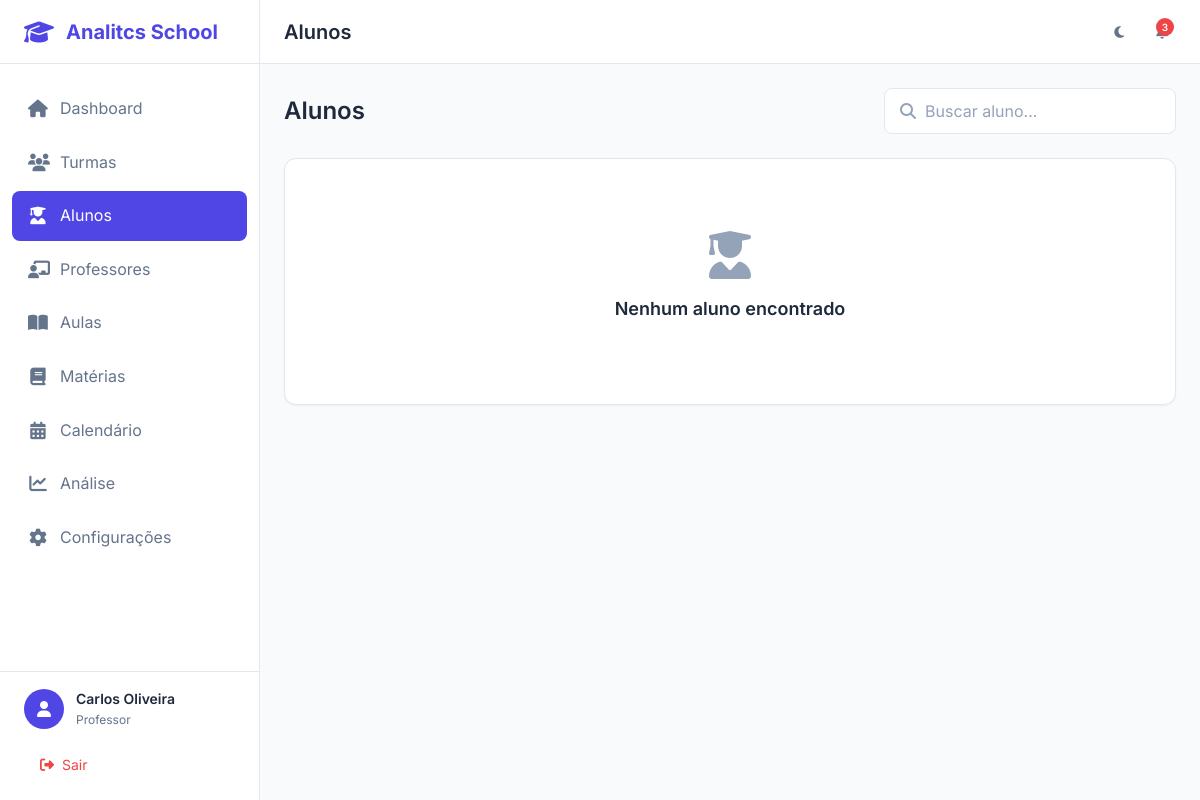
Before: /alunos/?page=6&busca= (signed in) with the older database file.
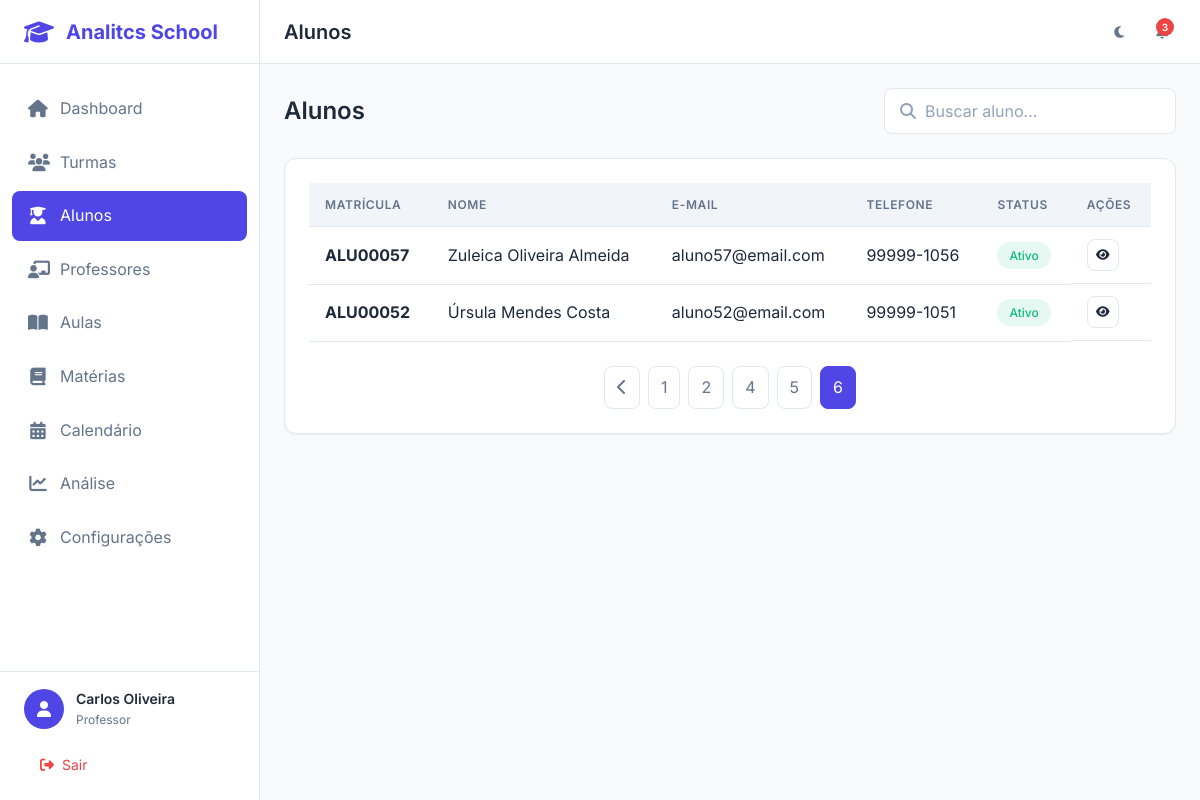
After: the same page with the newer database file.
### app/models/aluno.py (models this page shows, shortened)
class Aluno(db.Model):
    __tablename__ = 'alunos'
    id = db.Column(db.Integer, primary_key=True)
    nome = db.Column(db.String(100), nullable=False)
    matricula = db.Column(db.String(20), unique=True, nullable=False, index=True)
    data_nascimento = db.Column(db.Date, nullable=True)
    cpf = db.Column(db.String(14), unique=True, nullable=True)
    email = db.Column(db.String(120), nullable=True)
    telefone = db.Column(db.String(20), nullable=True)
    endereco = db.Column(db.Text, nullable=True)
    nome_responsavel = db.Column(db.String(100), nullable=True)
    telefone_responsavel = db.Column(db.String(20), nullable=True)
    email_responsavel = db.Column(db.String(120), nullable=True)
    ano_letivo = db.Column(db.Integer, nullable=False)
    status = db.Column(db.String(20), default='ativo')
    criado_em = db.Column(db.DateTime, default=datetime.utcnow)
    atualizado_em = db.Column(db.DateTime, default=datetime.utcnow, onupdate=datetime.utcnow)
    turmas = db.relationship('Turma', secondary='alunos_turmas', backref=db.backref('alunos', lazy='dynamic'))
    frequencias = db.relationship('Frequencia', backref='aluno', lazy='dynamic')
    notas = db.relationship('Nota', backref='aluno', lazy='dynamic')

### app/controllers/alunos_controller.py (the view)
@alunos_bp.route('/')
@login_required
def index():
    page = request.args.get('page', 1, type=int)
    busca = request.args.get('busca', '')
    status = request.args.get('status', 'ativo')
    query = Aluno.query
    if busca:
        query = query.filter(
            Aluno.nome.ilike(f'%{busca}%') |
            Aluno.matricula.ilike(f'%{busca}%')
        )
    if status:
        query = query.filter_by(status=status)
    alunos = query.order_by(Aluno.nome).paginate(
        page=page, per_page=20, error_out=False
    )
    return render_template('alunos/index.html', alunos=alunos, busca=busca, status=status)

### app/models/usuario.py (called while the page is built)
@login_manager.user_loader
def load_user(user_id):
    return Usuario.query.get(int(user_id))

    def tem_permissao(self, permissoes):
        return self.tipo in permissoes

### app/templates/alunos/index.html (shortened to what this page needs)
{% extends "base.html" %}
{% block page_title %}Alunos{% endblock %}
{% block content %}
<div class="list-header">
    <h2 class="list-title">Alunos</h2>
    <div class="list-actions">
        <div class="search-box">
            <i class="fas fa-search"></i>
            <input type="text" class="form-control" placeholder="Buscar aluno..." id="searchInput" value="{{ busca }}">
        </div>
    </div>
</div>
<div class="card">
    <div class="card-body">
        {% if alunos.items %}
        <div class="table-container">
            <table class="table">
                <thead>
                    <tr>
                        <th>Matrícula</th>
                        <th>Nome</th>
                        <th>E-mail</th>
                        <th>Telefone</th>
                        <th>Status</th>
                        <th>Ações</th>
                    </tr>
                </thead>
                <tbody>
                    {% for aluno in alunos.items %}
                    <tr>
                        <td><strong>{{ aluno.matricula }}</strong></td>
                        <td>{{ aluno.nome }}</td>
                        <td>{{ aluno.email or '-' }}</td>
                        <td>{{ aluno.telefone or '-' }}</td>
                        <td>
                            <span class="badge badge-{% if aluno.status == 'ativo' %}success{% elif aluno.status == 'inativo' %}danger{% else %}warning{% endif %}">
                                {{ aluno.status|capitalize }}
                            </span>
                        </td>
                        <td class="table-actions">
                            <a href="{{ url_for('alunos.detalhe', id=aluno.id) }}" class="btn btn-icon btn-sm btn-outline" title="Ver">
                                <i class="fas fa-eye"></i>
                            </a>
                        </td>
                    </tr>
                    {% endfor %}
                </tbody>
            </table>
        </div>
        {% if alunos.pages > 1 %}
        <div class="pagination">
            {% if alunos.has_prev %}
            <a href="{{ url_for('alunos.index', page=alunos.prev_num, busca=busca) }}" class="pagination-btn">
                <i class="fas fa-chevron-left"></i>
            </a>
            {% endif %}
            {% for p in alunos.iter_pages() %}
                {% if p %}
                <a href="{{ url_for('alunos.index', page=p, busca=busca) }}"
                   class="pagination-btn {% if p == alunos.page %}active{% endif %}">{{ p }}</a>
                {% endif %}
            {% endfor %}
        </div>
        {% endif %}
        {% else %}
        <div class="empty-state">
            <i class="fas fa-user-graduate empty-state-icon"></i>
            <h4 class="empty-state-title">Nenhum aluno encontrado</h4>
        </div>
        {% endif %}
    </div>
</div>
{% endblock %}

Changed rows visible on the page:
added Aluno: matricula "ALU00057", nome "Zuleica Oliveira Almeida", email "aluno57@email.com", telefone "99999-1056", status "Ativo"
added Aluno: matricula "ALU00052", nome "Úrsula Mendes Costa", email "aluno52@email.com", telefone "99999-1051", status "Ativo"
Other visible differences:
text no longer shown: "Nenhum aluno encontrado"
text now shown: "MATRÍCULA NOME E-MAIL TELEFONE STATUS AÇÕES"
new list line: "1"
new list line: "2"
new list line: "4"
new list line: "5"
new list line: "6"
